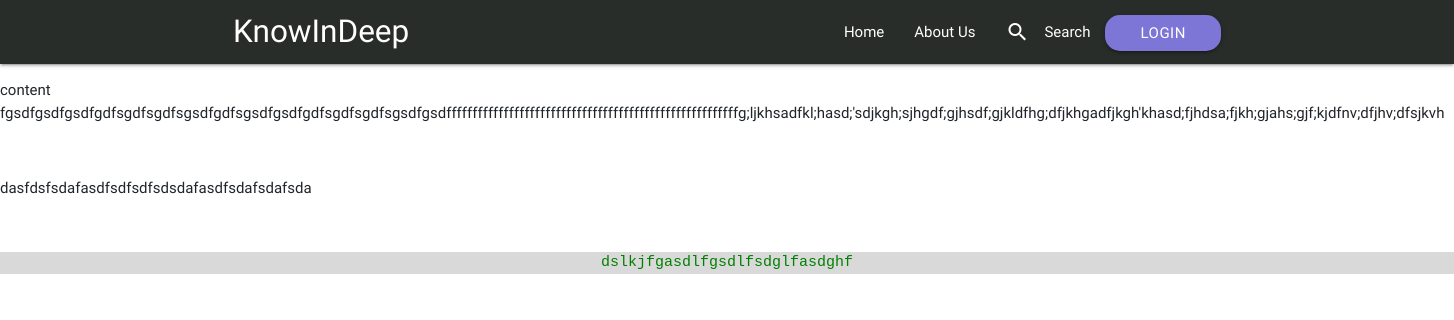
The page /github/heading/ on the database as committed earlier.
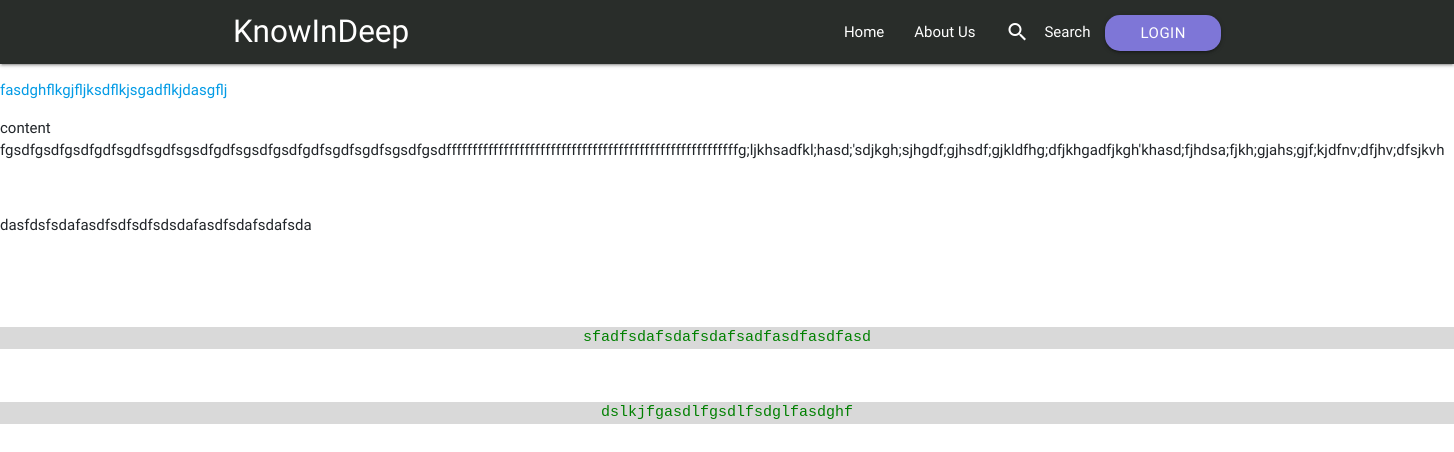
The same page on the database as committed later.
### blogs/models.py (models this page shows, shortened)
class BlogTopics(models.Model):
    link_to = models.ForeignKey(Blog,on_delete=models.CASCADE, null=True,default=None)
    author_name = models.CharField(max_length=30, null=False,blank=False)
    date_posted = models.DateTimeField(auto_now_add=True)
    heading = models.CharField(max_length=40,null=False,blank=False)
    content = HTMLField()
    slug = models.SlugField(null=True,blank=True)
    class Meta:
        verbose_name_plural = "Blog Topics"

### blogs/views.py (the view)
# urls.py: path('<slug:slug>/<slug:blog>/',views.blog_post,name='blog_post')
def blog_post(request,slug, blog):
    blog_content = BlogTopics.objects.filter(slug=blog)
    context = {
        "blog_content" : blog_content
    }
    return render(request,"blogs/blog_post.html", context)

### templates/blogs/blog_post.html
{% extends "base.html" %}
{% load static %}
{% block content %}
<link rel="stylesheet" href="{% static 'blogs/css/indi_blog.css' %}">
    {% for blog in blog_content %}
        <p>
            {{ blog.content | safe | escape }}
        </p>
    {% endfor %}
{% endblock content %}

Rows that differ between the two databases and show on the page:
changed BlogTopics: content "content fgsdfgsdfgsdfgdfsgdfsgdfsgsdfgdfsgsdfgsdfgdfsgdfsgdfsgsdfgsdffffffffffffffffffffffffffffffffffffffffffffffffffffffffg;ljkhsadfkl;hasd;'sdjkgh;sjhgdf;gjhsdf;gjkldfhg;dfjkhgadfjkgh'khasd;fjhdsa;fjkh;gjahs;gjf;kjdfnv;dfjhv;dfsjkvh dasfdsfsdafasdfsdfsdfsdsdafasdfsdafsdafsda dslkjfgasdlfgsdlfsdglfasdghf" → "fasdghflkgjfljksdflkjsgadflkjdasgflj content fgsdfgsdfgsdfgdfsgdfsgdfsgsdfgdfsgsdfgsdfgdfsgdfsgdfsgsdfgsdffffffffffffffffffffffffffffffffffffffffffffffffffffffffg;ljkhsadfkl;hasd;'sdjkgh;sjhgdf;gjhsdf;gjkldfhg;dfjkhgadfjkgh'khasd;fjhdsa;fjkh;gjahs;gjf;kjdfnv;dfjhv;dfsjkvh dasfdsfsdafasdfsdfsdfsdsdafasdfsdafsdafsda sfadfsdafsdafsdafsadfasdfasdfasd dslkjfgasdlfgsdlfsdglfasdghf"
